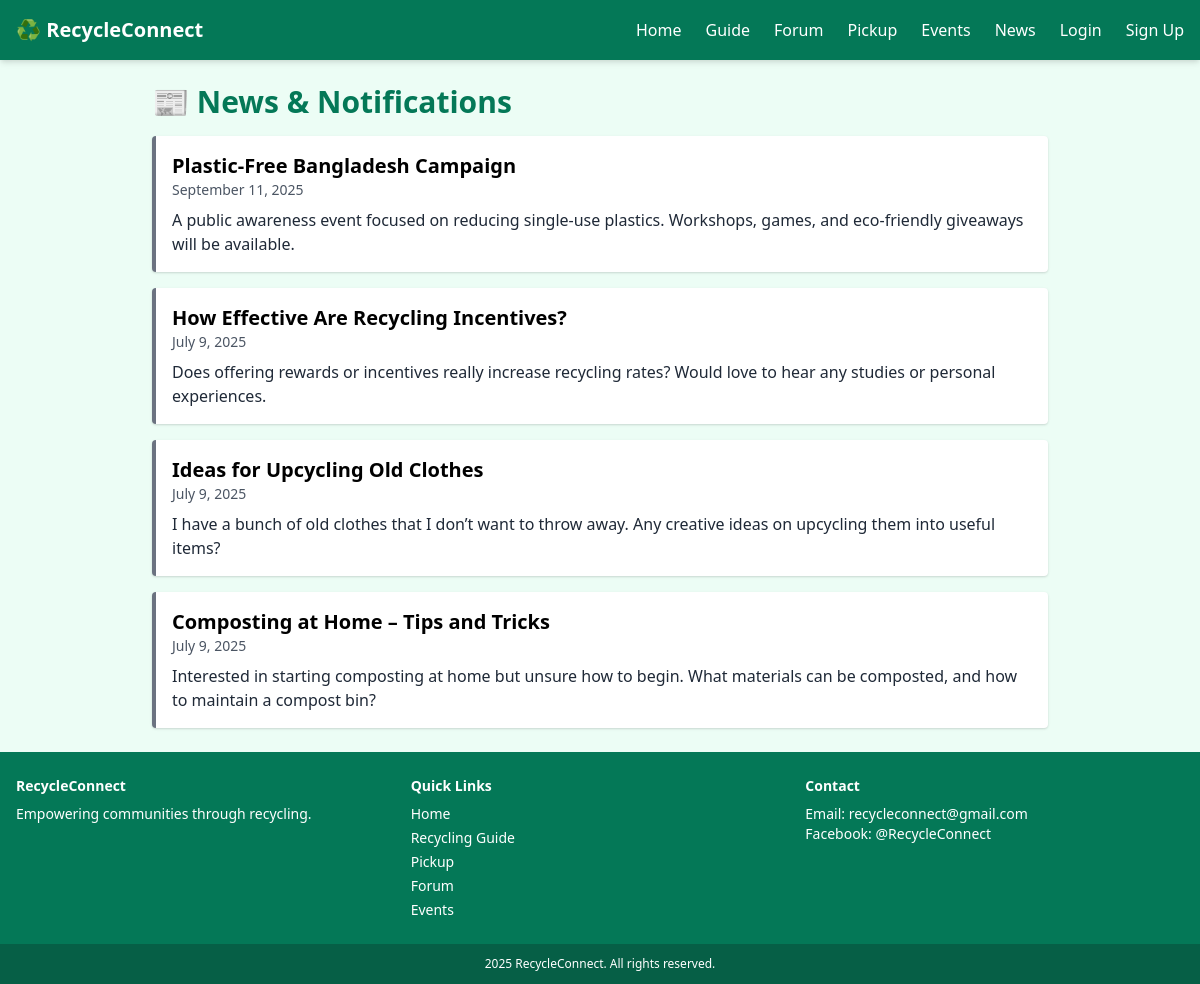
Page /news/ on the committed database.
### recycle_connect/models.py (models this page shows, shortened)
class Event(models.Model):
    title = models.CharField(max_length=200)
    description = models.TextField(blank=True)
    date = models.DateField()
    location = models.CharField(max_length=200)

class ForumPost(models.Model):
    user = models.ForeignKey(User, on_delete=models.CASCADE)
    title = models.CharField(max_length=255)
    description = models.TextField()
    created_at = models.DateTimeField(auto_now_add=True)
    is_approved = models.BooleanField(default=False)

### recycle_connect/views.py (the view)
# urls.py: path('news/', views.news_view, name='news'),
def news_view(request):
    current_time = now()
    events = Event.objects.filter(date__gte=current_time.date()).order_by('-date')
    forum_posts = ForumPost.objects.filter(is_approved=True).order_by('-created_at')
    pickups = PickupReminder.objects.filter(reminder_time__gte=current_time).order_by('-reminder_time')
    event_items = []
    for e in events:
        naive_datetime = datetime.combine(e.date, time.min)
        aware_datetime = make_aware(naive_datetime) if naive_datetime.tzinfo is None else naive_datetime
        event_items.append({
            'type': 'event',
            'title': e.title,
            'content': e.description or 'No description',
            'date': aware_datetime,
            'url': f'/events/register/{e.id}/',
        })
    forum_items = [{
        'type': 'forum_post',
        'title': fp.title,
        'content': fp.description or 'No content',
        'date': fp.created_at,
        'url': f'/forum/{fp.id}/',
    } for fp in forum_posts]
    pickup_items = [{
        'type': 'pickup',
        'title': 'Pickup Reminder',
        'content': getattr(pr, 'message', 'Upcoming recycling pickup scheduled.'),
        'date': pr.reminder_time,
        'url': '/pickup/',
    } for pr in pickups]
    combined_news = sorted(
        chain(event_items, forum_items, pickup_items),
        key=lambda x: x['date'],
        reverse=True
    )
    return render(request, 'news.html', {'news_items': combined_news})

### template/news.html (shortened to what this page needs)
{% load static %}
<!DOCTYPE html>
<html lang="en">
<head>
  <link href="https://cdn.jsdelivr.net/npm/tailwindcss@2.2.19/dist/tailwind.min.css" rel="stylesheet">
</head>
<body class="flex flex-col min-h-screen bg-green-50">
  <nav class="bg-green-700 text-white shadow-md">
    <div class="max-w-7xl mx-auto px-4 py-4 flex justify-between items-center">
      <div class="text-xl font-bold">♻ RecycleConnect</div>
      <ul class="hidden md:flex space-x-6 font-medium">
        <li><a href="{% url 'home' %}" class="hover:text-green-200">Home</a></li>
        <li><a href="{% url 'recycling_guide' %}" class="hover:text-green-200">Guide</a></li>
        <li><a href="{% url 'forum' %}" class="hover:text-green-200">Forum</a></li>
        <li><a href="{% url 'pickup' %}" class="hover:text-green-200">Pickup</a></li>
        <li><a href="{% url 'event' %}" class="hover:text-green-200">Events</a></li>
        <li><a href="{% url 'news' %}" class="hover:text-green-200">News</a></li>
        {% if user.is_authenticated %}
          <a href="{% url 'user_profile' %}" class="hover:text-green-200">Profile</a>
          <form action="{% url 'logout' %}" method="POST" class="inline">
            {% csrf_token %}
            <button type="submit" class="hover:text-green-200">Logout</button>
          </form>
        {% else %}
          <a href="{% url 'login' %}" class="hover:text-green-200">Login</a>
          <a href="{% url 'signup' %}" class="hover:text-green-200">Sign Up</a>
        {% endif %}
      </ul>
    </div>
  </nav>
  <main class="flex-grow w-full px-4 py-6">
    <div class="max-w-4xl mx-auto">
      <h1 class="text-3xl font-bold text-green-700 mb-4">📰 News & Notifications</h1>
      <div id="newsFeed" class="space-y-4">
        {% for item in news_items %}
          <div class="p-4 border-l-4
            {% if item.category == 'tip' %}
              border-blue-500
            {% elif item.category == 'event' %}
              border-yellow-500
            {% elif item.category == 'policy' %}
              border-red-500
            {% elif item.category == 'forum_post' %}
              border-purple-500
            {% elif item.category == 'pickup' %}
              border-green-500
            {% else %}
              border-gray-500
            {% endif %}
            bg-white rounded shadow
          ">
            <h2 class="text-xl font-bold">{{ item.title }}</h2>
            <p class="text-sm text-gray-600">{{ item.date|date:"F j, Y" }}</p>
            <p class="mt-2 text-gray-800">{{ item.content }}</p>
          </div>
        {% empty %}
          <p class="text-center text-gray-500">No news items found.</p>
        {% endfor %}
      </div>
    </div>
  </main>
  <footer class="bg-green-700 text-white mt-auto">
    <div class="max-w-7xl mx-auto py-6 px-4 grid grid-cols-1 sm:grid-cols-2 md:grid-cols-3 gap-4 text-sm">
      <div>
        <h2 class="font-bold mb-2">RecycleConnect</h2>
        <p>Empowering communities through recycling.</p>
      </div>
      <div>
        <h2 class="font-bold mb-2">Quick Links</h2>
        <ul class="space-y-1">
          <li><a href="{% url 'home' %}" class="hover:underline">Home</a></li>
          <li><a href="{% url 'recycling_guide' %}" class="hover:underline">Recycling Guide</a></li>
          <li><a href="{% url 'pickup' %}" class="hover:underline">Pickup</a></li>
          <li><a href="{% url 'forum' %}" class="hover:underline">Forum</a></li>
          <li><a href="{% url 'event' %}" class="hover:underline">Events</a></li>
        </ul>
      </div>
      <div>
        <h2 class="font-bold mb-2">Contact</h2>
        <p>Email: recycleconnect@gmail.com</p>
        <p>Facebook: @RecycleConnect</p>
      </div>
    </div>
    <div class="text-center bg-green-800 text-xs py-3">{% now "Y" %} RecycleConnect. All rights reserved.</div>
  </footer>
</body>
</html>

### rows in the picture
Event: title "Plastic-Free Bangladesh Campaign", date "September 11, 2025", content "A public awareness event focused on reducing single-use plastics. Workshops, games, and eco-friendly giveaways will be available."
ForumPost: title "How Effective Are Recycling Incentives?", date "July 9, 2025", content "Does offering rewards or incentives really increase recycling rates? Would love to hear any studies or personal experiences."
ForumPost: title "Ideas for Upcycling Old Clothes", date "July 9, 2025", content "I have a bunch of old clothes that I don’t want to throw away. Any creative ideas on upcycling them into useful items?"
ForumPost: title "Composting at Home – Tips and Tricks", date "July 9, 2025", content "Interested in starting composting at home but unsure how to begin. What materials can be composted, and how to maintain a compost bin?"
